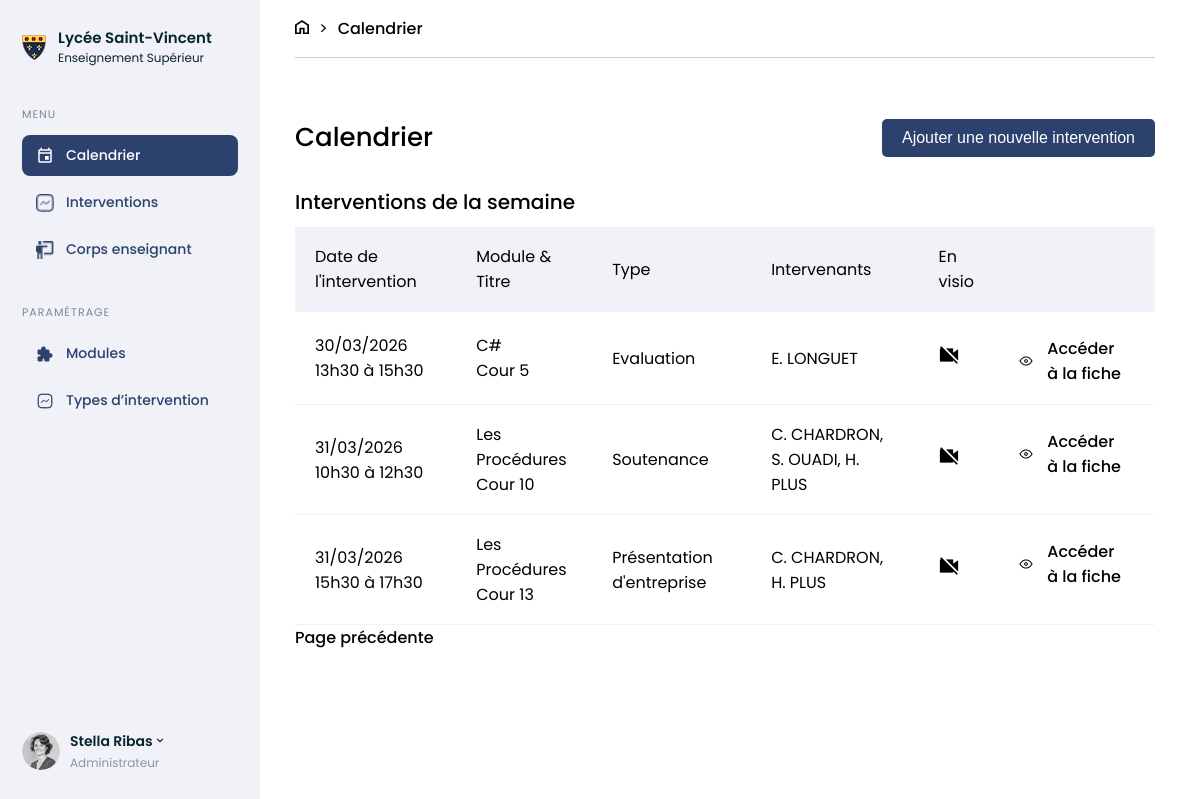
Page /calendrier.php?page=2 (signed in) on the earlier database version.
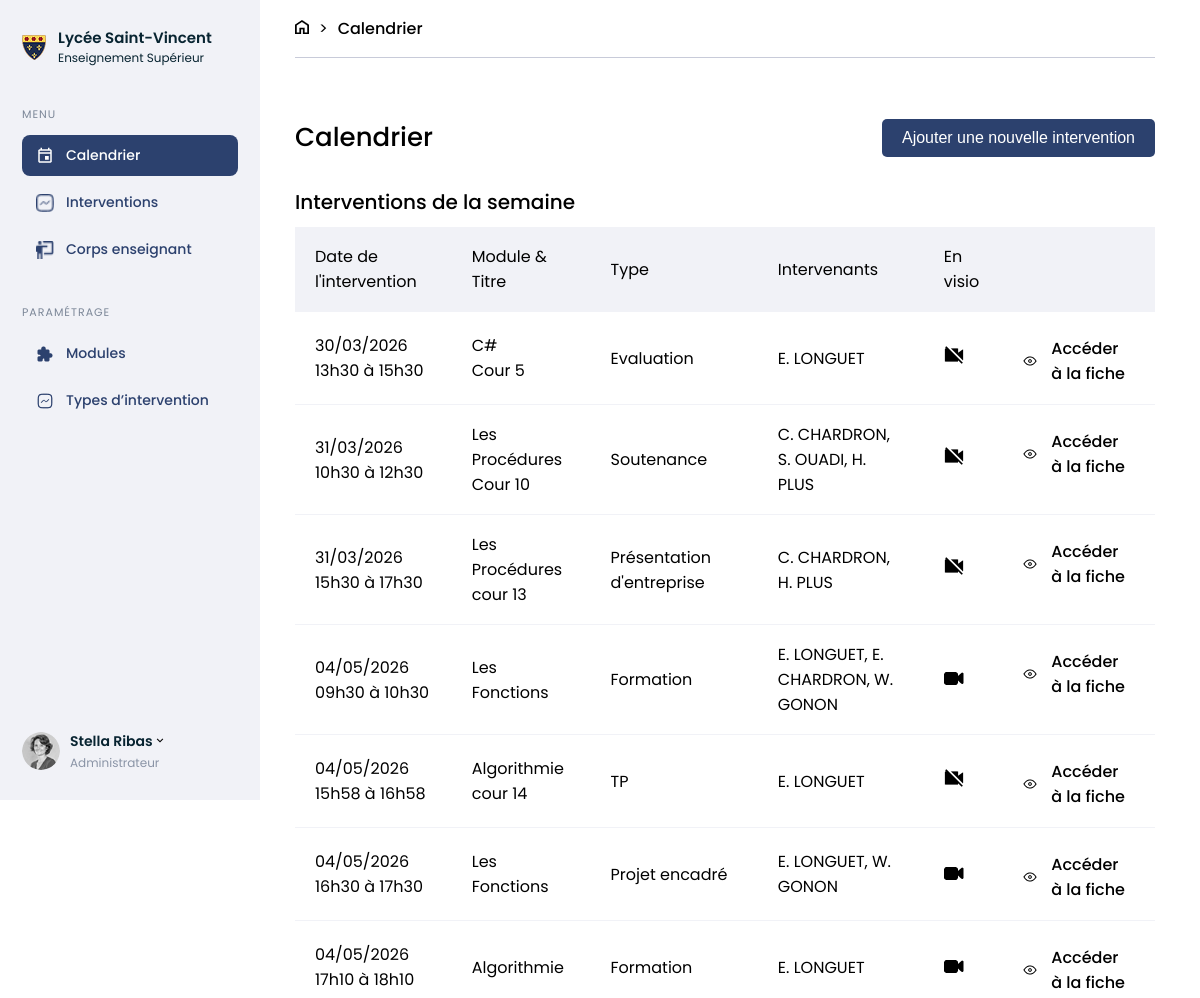
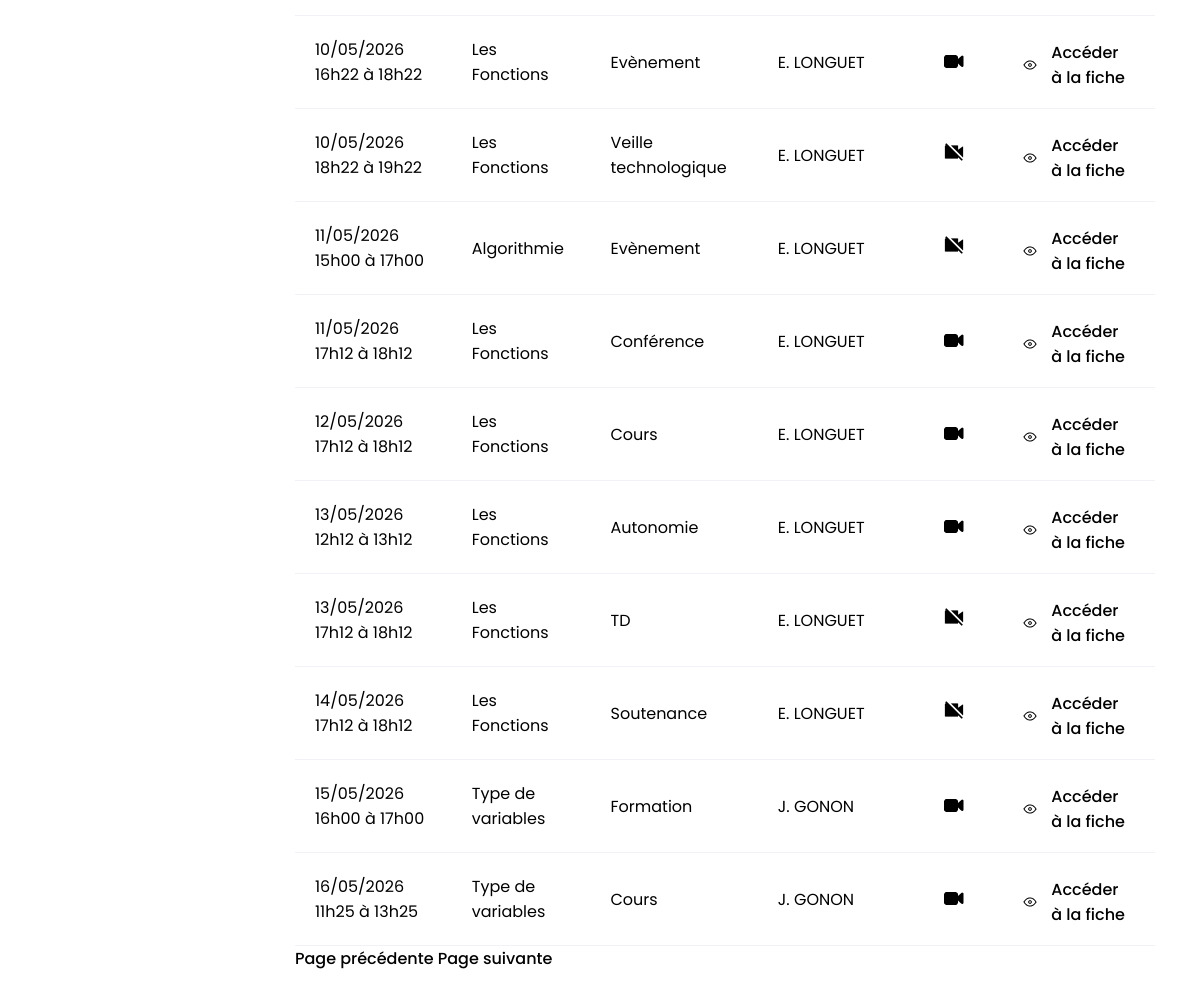
Same page on the later database version (2 pictures, top to bottom).
### tables this page shows
CREATE TABLE IF NOT EXISTS `course` (
  `id` int NOT NULL AUTO_INCREMENT,
  `start_date` datetime NOT NULL,
  `end_date` datetime NOT NULL,
  `intervention_type_id` int NOT NULL,
  `module_id` int NOT NULL,
  `remotely` tinyint(1) DEFAULT NULL,
  `title` varchar(255) DEFAULT NULL,
  PRIMARY KEY (`id`),
  KEY `id_course_module` (`module_id`),
  KEY `id_intervention` (`intervention_type_id`)
);

CREATE TABLE IF NOT EXISTS `module` (
  `id` int NOT NULL AUTO_INCREMENT,
  `code` varchar(50) NOT NULL,
  `parent_id` int DEFAULT NULL,
  `name` varchar(255) NOT NULL,
  `description` text NOT NULL,
  `hours_count` int DEFAULT NULL,
  `capstone_project` tinyint(1) DEFAULT NULL,
  PRIMARY KEY (`id`),
  KEY `parent_id` (`parent_id`) USING BTREE
);

CREATE TABLE IF NOT EXISTS `intervention_type` (
  `id` int NOT NULL AUTO_INCREMENT,
  `name` varchar(255) NOT NULL,
  `description` text NOT NULL,
  `color` varchar(20) NOT NULL,
  PRIMARY KEY (`id`)
);

### database/User_database.php (called while the page is built, shortened)
<?php
function fiche_enseignant_tableau_intervenants($con, $element ){
    $requete = $con->prepare("SELECT upper(u.last_name), upper(u.first_name) FROM user u join instructor i ON i.user_id = u.id join course_instructor ci ON ci.instructor_id = i.id WHERE ci.course_id = :id");
    $requete -> bindParam(':id', $element);
    $requete->execute();
    $noms_intervenants = $requete->fetchAll(\PDO::FETCH_ASSOC);
    return $noms_intervenants;
}
function calendrier_tableau($con, $offset){
    $offend = $offset + 10;
    $requete = $con->prepare("SELECT DISTINCT c.id, c.start_date, c.end_date, c.title, c.intervention_type_id, m.name AS module, it.name AS type_name, c.remotely FROM course c JOIN module m ON c.module_id = m.id JOIN intervention_type it ON c.intervention_type_id = it.id JOIN course_instructor ci ON c.id = ci.course_id JOIN instructor i ON ci.instructor_id = i.id JOIN user u ON i.user_id = u.id ORDER BY c.start_date ASC LIMIT :offsetend OFFSET :offset");
    $requete->bindValue(':offsetend', (int) $offend, PDO::PARAM_INT);
    $requete->bindValue(':offset', (int) $offset, PDO::PARAM_INT);
    $requete->execute();
    $contenu = $requete->fetchAll(\PDO::FETCH_ASSOC);
    return $contenu;
}
function select_nb_pages_calendrier($con){
    $requete = $con->prepare("SELECT DISTINCT count(*) AS nblignes FROM course c ");
    $requete->execute();
    $contenu = $requete->fetchAll(\PDO::FETCH_ASSOC);
    return $contenu;
}

### public/calendrier.php (the view, shortened to what this page needs)
<?php
require_once('inclus/connexion.php');
require_once 'inclus/Header.php';
require_once '../database/User_database.php';
$active = 'calendrier';
if (empty($_GET["page"])){
    $page = 1;
    $_GET["page"] = 1;
}
else {
    $page = $_GET['page'];
}
?>
<body>
    <nav>
        <?php require_once('inclus/menu_gestion_licence.php'); ?>
    </nav>
    <section class="calendar page">
        <div class="breadcrumb">
            <a href="#"><img src="assets/home.png" alt=""></a>
            <p>></p>
            <a href="#">Calendrier</a>
        </div>
        <section class="titles-page">
            <div class="align">
                <h3>Calendrier</h3>
                <div class="button">
                    <button type="button" command="show-modal" commandfor="Ajout" class="blue-button">Ajouter une nouvelle intervention</button>
                </div>
            </div>
            <h4>Interventions de la semaine</h4>
            <table class="table">
                <thead>
                    <tr class="columns">
                        <td>Date de l'intervention</td>
                        <td>Module & Titre</td>
                        <td>Type</td>
                        <td>Intervenants</td>
                        <td>En visio</td>
                        <td></td>
                    </tr>
                </thead>
                <?php
                $limit = 10;
                $offset = $page * $limit - $limit;
                $contenu = calendrier_tableau($con, $offset);
                ?>
                <tbody>
                    <?php
                    foreach ($contenu as $valeurs=>$element) {
                        $debut = new DateTime($element["start_date"]);
                        $fin = new DateTime($element["end_date"]);
                        echo "<tr>";
                        echo "<td>". $debut->format('d/m/Y H\hi'). " à " . $fin->format('H\hi')."</td>";
                        echo "<td>". $element["module"] ;
                        if (!empty ($element["title"])){
                            echo "<br>";
                            echo $element["title"] ;
                        }
                        echo "</td>" ;
                        echo "<td>". $element["type_name"] ."</td>";
                        $noms_intervenants = fiche_enseignant_tableau_intervenants($con, $element["id"]);
                        echo "<td>";
                        $temporaire = "";
                        foreach ($noms_intervenants as $colonne=>$noms){
                            $temporaire .= ", ". $noms["upper(u.first_name)"][0].". ".$noms["upper(u.last_name)"];
                        }
                        echo substr($temporaire, 2);
                        echo "</td>";
                        if ($element["remotely"] == 0){
                            ?><td> <img src="assets/VisioOff.png" alt=""> </td><?php
                        }
                        else {
                            ?><td> <img src="assets/VisioOn.png" alt=""> </td><?php
                        }
                        ?>
                        <td class="table_align">
                            <img src="assets/Oeil.png" alt="">
                            <form method="post" action="">
                                <button type="submit" name="charger_fiche" class="modif-button">Accéder à la fiche</button>
                            </form>
                        </td>
                        <?php
                        echo "</tr>";
                    }
                    ?>
                </tbody>
                <?php
                $nb_pages = select_nb_pages_calendrier($con);
                $nb_pages = $nb_pages[0]["nblignes"];
                $nb_pages = $nb_pages = (int)($nb_pages / 10) + 1;
                ?>
            </table>
            <?php
            if ($_GET["page"] == 1 && $nb_pages == 1){ ?>
                <?php
            }
            else if ($_GET["page"] == $nb_pages){?>
                <a href="calendrier.php?page=<?php echo $page - 1; ?>"> Page précédente </a><?php
            }
            else if ($_GET["page"] > 1 && $_GET["page"] < $nb_pages){ ?>
                <a href="calendrier.php?page=<?php echo $page - 1; ?>">Page précédente </a>
                <a href="calendrier.php?page=<?php echo $page + 1; ?>"> Page suivante</a>
                <?php
            }
            else { ?>
                <a href="calendrier.php?page=<?php echo $page + 1; ?>"> Page suivante</a><?php
            }
            ?>
        </section>
    </section>
</body>
</html>

### public/inclus/Header.php (shortened to what this page needs)
<!DOCTYPE html>
<html lang="fr">
<head>
    <link rel="stylesheet" href="style.css">
</head>

### public/inclus/menu_gestion_licence.php (shortened to what this page needs)
<div class="lateral-menu">
    <div class="logo-menu">
        <img src="assets/logo1.png">
        <div class="title-menu">
            <strong>Lycée Saint-Vincent</strong><br>
            <span>Enseignement Supérieur</span>
        </div>
    </div>
    <div class="menu-section">
        <div class="menu-section-title">MENU</div>
            <a href="calendrier.php" class="menu-item <?php if($active=='calendrier') echo 'active-item-menu'; ?>">
            <img src="<?php if($active=='calendrier') echo 'assets/icon1.png'; else echo 'assets/Blue-calendar.png'?>" class="menu-icon">
            Calendrier </a>
            <a href="intervention.php" class="menu-item <?php if($active=='interventions') echo 'active-item-menu'; ?>">
            <img src="<?php if($active=='interventions') echo 'assets/White-intervention.png'; else echo 'assets/icon2.png'?>" class="menu-icon">
            Interventions
            </a>
            <a href="corps_enseignant.php" class="menu-item <?php if($active=='enseignants') echo 'active-item-menu'; ?>">
            <img src="<?php if($active=='enseignants') echo 'assets/white-corps-enseignant.png'; else echo 'assets/icon3.png'?>" class="menu-icon">
            Corps enseignant
            </a>
        </div>
        <div class="menu-section">
            <div class="menu-section-title">PARAMÉTRAGE</div>
                <a href="modules.php" class="menu-item <?php if($active=='modules') echo 'active-item-menu'; ?>">
                <img src="<?php if($active=='modules') echo 'assets/white-module.png'; else echo 'assets/icon4.png'?>" class="menu-icon">
                Modules
                </a>
                <a href="type_intervention.php" class="menu-item <?php if($active=='types') echo 'active-item-menu'; ?>">
                <img src="<?php if($active=='types') echo 'assets/white-type-intervention.png'; else echo 'assets/icon5.png'?>" class="menu-icon">
                Types d’intervention
                </a>
            </div>
            <div class="user-menu">
                <img src="assets/image1.png" class="avatar-menu">
                <div>
                    <div class="flex">
                        <p class="name-menu">Stella Ribas</p>
                        <a href="#dialog"><img src="assets/chevron-down.png" alt="" style="cursor: pointer;"></a>
                    </div>
                    <p class="menu-role">Administrateur</p>
                </div>
            </div>
        </div>

### public/style.css (style rules this page uses)
nav { position: fixed; }
.page { margin-left: 250px; width: 1385px; }
p, h3 { margin: 0; }
tr { border-bottom: 1px solid #F1F2F7; height: 72px; }
.table_align { display: flex; align-items: center; padding-top: 23px; }
.table_align img { padding-right: 7px; }
.modif-button { margin-top: -20px; border: none; background: none; text-align: left; font-family: Poppins; }
nav { width: 240px; background-color: #F1F2F7; height: 100vh; }
.breadcrumb { display: inline-flex; height: 57px; width: 100%; align-items: center; gap: 10px; border-bottom: 1px solid #C8CBD9; background-color: white; }
.breadcrumb img { width: 14px; height: 14px; }
body { display: flex; margin: 0; }
.calendar { padding: 0px 45px 45px 45px; font-family: Poppins; }
.titles-page h3 { font-size: 26px; font-weight: 500; margin: 20px 0px; }
.titles-page h4 { font-size: 20px; font-weight: 500; margin: 10px 0px; }
.blue-button { padding: 10px 20px; background-color: #2C416E; color: white; text-align: center; border-radius: 5px; display: inline-block; border: unset; }
.align { display: flex; justify-content: space-between; align-items: center; margin-top: 40px; }
td { padding: 17px 20px; }
table { width: 100%; border-collapse: collapse; }
.columns { background-color: #F1F2F7; }
* { box-sizing: 0; }
form { margin-top: 20px; }
form { width: 100%; }
.lateral-menu { width:260px; height:100vh; background:#F1F2F7; padding:28px 22px; box-sizing:border-box; display:flex; flex-direction:column; font-family: 'Poppins'; }
.logo-menu { display:flex; align-items:center; gap:12px; margin-bottom:40px; }
.logo-menu img { width:24px; }
.title-menu { line-height:1.2; }
.title-menu strong { font-size:15px; font-weight:600; color:#082431; }
.title-menu span { font-size:12px; color:#082431; }
.menu-section { margin-bottom:28px; }
.menu-section-title { font-family:'Poppins', sans-serif; font-size:11px; letter-spacing:1px; color:#7C8798; margin-bottom:12px; }
.menu-item { display:flex; align-items:center; gap:12px; padding:10px 14px; border-radius:8px; text-decoration:none; font-size:14px; color:#2C416E; margin-bottom:6px; font-weight:500; }
.menu-icon { width:18px; height:18px; }
.active-item-menu { background:#2C416E; color:white; }
.user-menu { margin-top:auto; display:flex; align-items:center; gap:10px; }
.avatar-menu { width:38px; height:38px; border-radius:50%; }
.name-menu { font-size:14px; font-weight:600; color:#082431; }
.menu-role { font-size:12px; color:#8A94A6; }
.flex { display: flex; align-items: center; }
button { font-weight: 500; font-size: 16px; }
a { text-decoration: none; color: black; font-weight: 500; }

Differences in the rows shown:
changed course "Présentation d'entreprise": title "Cour 13" → "cour 13"
added course: start_date "04/05/2026 09h30", end_date "10h30", module.name "Les Fonctions", intervention_type.name "Formation", temporaire "E. LONGUET, E. CHARDRON, W. GONON", remotely 1 (drawn)
added course: start_date "04/05/2026 15h58", end_date "16h58", module.name "Algorithmie", title "cour 14", intervention_type.name "TP", temporaire "E. LONGUET", remotely 0 (drawn)
added course: start_date "04/05/2026 16h30", end_date "17h30", module.name "Les Fonctions", intervention_type.name "Projet encadré", temporaire "E. LONGUET, W. GONON", remotely 1 (drawn)
added course: start_date "04/05/2026 17h10", end_date "18h10", module.name "Algorithmie", intervention_type.name "Formation", temporaire "E. LONGUET", remotely 1 (drawn)
added course: start_date "10/05/2026 16h22", end_date "18h22", module.name "Les Fonctions", intervention_type.name "Evènement", temporaire "E. LONGUET", remotely 1 (drawn)
added course: start_date "10/05/2026 18h22", end_date "19h22", module.name "Les Fonctions", intervention_type.name "Veille technologique", temporaire "E. LONGUET"
added course: start_date "11/05/2026 15h00", end_date "17h00", module.name "Algorithmie", intervention_type.name "Evènement", temporaire "E. LONGUET", remotely 0 (drawn)
added course: start_date "11/05/2026 17h12", end_date "18h12", module.name "Les Fonctions", intervention_type.name "Conférence", temporaire "E. LONGUET", remotely 1 (drawn)
added course: start_date "12/05/2026 17h12", end_date "18h12", module.name "Les Fonctions", intervention_type.name "Cours", temporaire "E. LONGUET", remotely 1 (drawn)
added course: start_date "13/05/2026 12h12", end_date "13h12", module.name "Les Fonctions", intervention_type.name "Autonomie", temporaire "E. LONGUET", remotely 1 (drawn)
added course: start_date "13/05/2026 17h12", end_date "18h12", module.name "Les Fonctions", intervention_type.name "TD", temporaire "E. LONGUET"
added course: start_date "14/05/2026 17h12", end_date "18h12", module.name "Les Fonctions", intervention_type.name "Soutenance", temporaire "E. LONGUET"
added course: start_date "15/05/2026 16h00", end_date "17h00", module.name "Type de variables", intervention_type.name "Formation", temporaire "J. GONON", remotely 1 (drawn)
added course: start_date "16/05/2026 11h25", end_date "13h25", module.name "Type de variables", intervention_type.name "Cours", temporaire "J. GONON", remotely 1 (drawn)
Other differences:
text now shown: "Page suivante"
